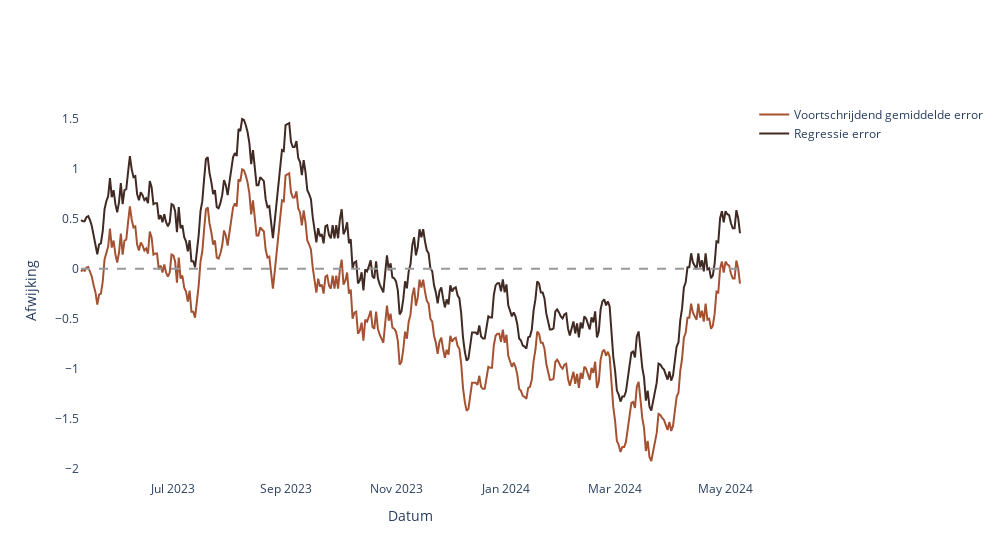

The code cell stored with this chart in its notebook:
### Markdown cell above
# 3. Evaluatie metriek

Elk model geeft een voorspelling. De visuele check van de voorspelling naast de eigenlijke meting is hierboven getoond. Daarnaast kun je kijken naar de afwijking op zichzelf. 

#### *De afwijking (error)*
Laten we de reeks van errors voor elk model eens bekijken voor de testperiode.

### Code cell
onderzoek_afwijkingen(list_of_dfs=[voortschrijdend_gemiddelde, regressie])

### Figure 1 — Plotly figure (JSON) as saved in the notebook; plotly's stock layout.template omitted (floating-point values rounded to 4 significant figures; data arrays with more than 128 entries replaced by an {"elided": "..."} marker saying what was removed)
{"data": [{"line": {"color": "#a55233"}, "mode": "lines", "name": "Voortschrijdend gemiddelde error", "type": "scatter", "x": {"elided": "365 str values"}, "y": {"elided": "365 float values"}}, {"line": {"color": "#402a23"}, "mode": "lines", "name": "Regressie error", "type": "scatter", "x": {"elided": "365 str values"}, "y": {"elided": "365 float values"}}], "layout": {"autosize": false, "paper_bgcolor": "white", "plot_bgcolor": "white", "shapes": [{"line": {"color": "#999999", "dash": "dash", "width": 2}, "type": "line", "x0": "2023-05-11T00:00:00", "x1": "2024-05-09T00:00:00", "y0": 0, "y1": 0}], "width": 1000, "xaxis": {"title": {"text": "Datum"}}, "yaxis": {"title": {"text": "Afwijking"}}}}
